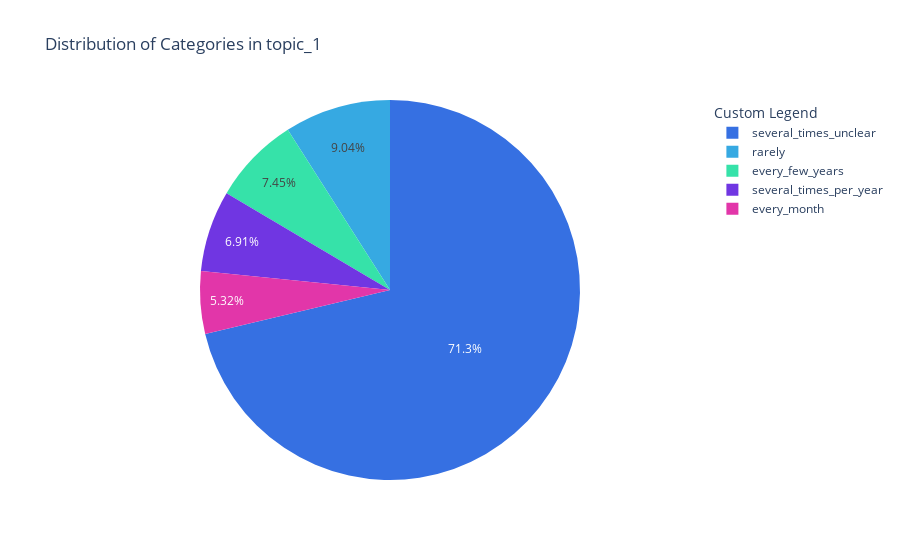

Notebook code cell kept with this figure:
### Code cell
# Calculate the value counts of each category
category_counts = df['topic_1_recurrent_answer'].value_counts()

# Calculate the percentages
category_percentages = category_counts / category_counts.sum() * 100

# Create a DataFrame with category labels and percentages
data = pd.DataFrame({'Category': category_percentages.index, 'Percentage': category_percentages})

# Create a pie chart using Plotly Express
fig = px.pie(data, values='Percentage', names='Category',
             title='Distribution of Categories in topic_1',
             color_discrete_sequence=PERMEA_COLOR_WHEEL_5_STATISTICS)


# Update the legend title
fig.update_layout(legend_title_text='Custom Legend')

# show plot
fig.show()

### Figure 1 — Plotly figure (JSON) as saved in the notebook; plotly's stock layout.template omitted (floating-point values rounded to 4 significant figures)
{"data": [{"domain": {"x": [0, 1], "y": [0, 1]}, "hovertemplate": "Category=%{label}<br>Percentage=%{value}<extra></extra>", "labels": ["several_times_unclear", "rarely", "every_few_years", "several_times_per_year", "every_month"], "legendgroup": "", "name": "", "showlegend": true, "type": "pie", "values": [71.28, 9.043, 7.447, 6.915, 5.319]}], "layout": {"legend": {"title": {"text": "Custom Legend"}, "tracegroupgap": 0}, "piecolorway": ["rgb(54, 112, 226)", "rgb(54, 169, 226)", "rgb(54, 226, 169)", "rgb(112, 54, 226)", "rgb(226, 54, 169)"], "title": {"text": "Distribution of Categories in topic_1"}}}
